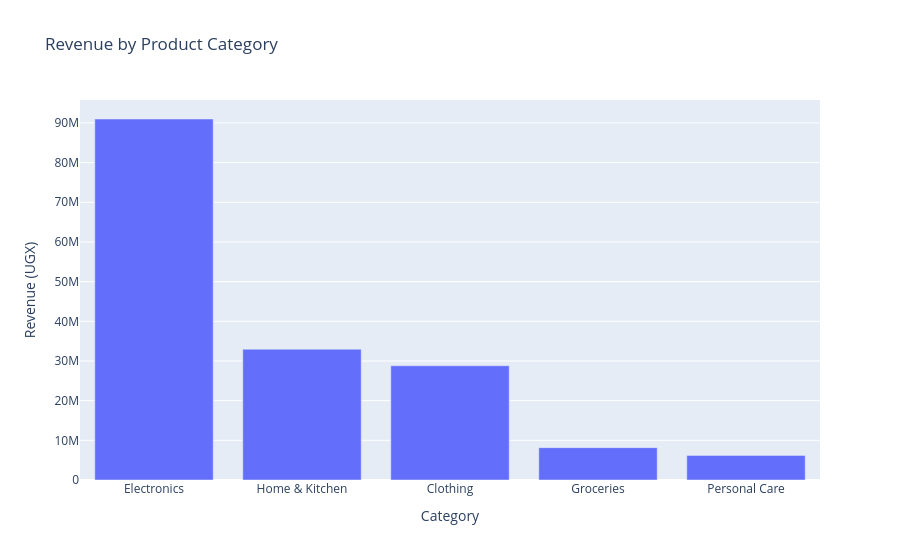

Notebook cell for this chart:
### Code cell
fig = px.bar(
    category_revenue,
    x="Category",
    y="Total_Sales",
    title="Revenue by Product Category",
    labels={"Total_Sales": "Revenue (UGX)"}
)

fig.show()

### Figure 1 — Plotly figure (JSON) as saved in the notebook; plotly's stock layout.template omitted (floating-point values rounded to 4 significant figures)
{"data": [{"hovertemplate": "Category=%{x}<br>Revenue (UGX)=%{y}<extra></extra>", "legendgroup": "", "marker": {"color": "#636efa", "pattern": {"shape": ""}}, "name": "", "orientation": "v", "showlegend": false, "textposition": "auto", "type": "bar", "x": ["Electronics", "Home & Kitchen", "Clothing", "Groceries", "Personal Care"], "xaxis": "x", "y": [90990000, 32965000, 28790000, 8156000, 6203000], "yaxis": "y"}], "layout": {"barmode": "relative", "legend": {"tracegroupgap": 0}, "title": {"text": "Revenue by Product Category"}, "xaxis": {"anchor": "y", "domain": [0, 1], "title": {"text": "Category"}}, "yaxis": {"anchor": "x", "domain": [0, 1], "title": {"text": "Revenue (UGX)"}}}}
